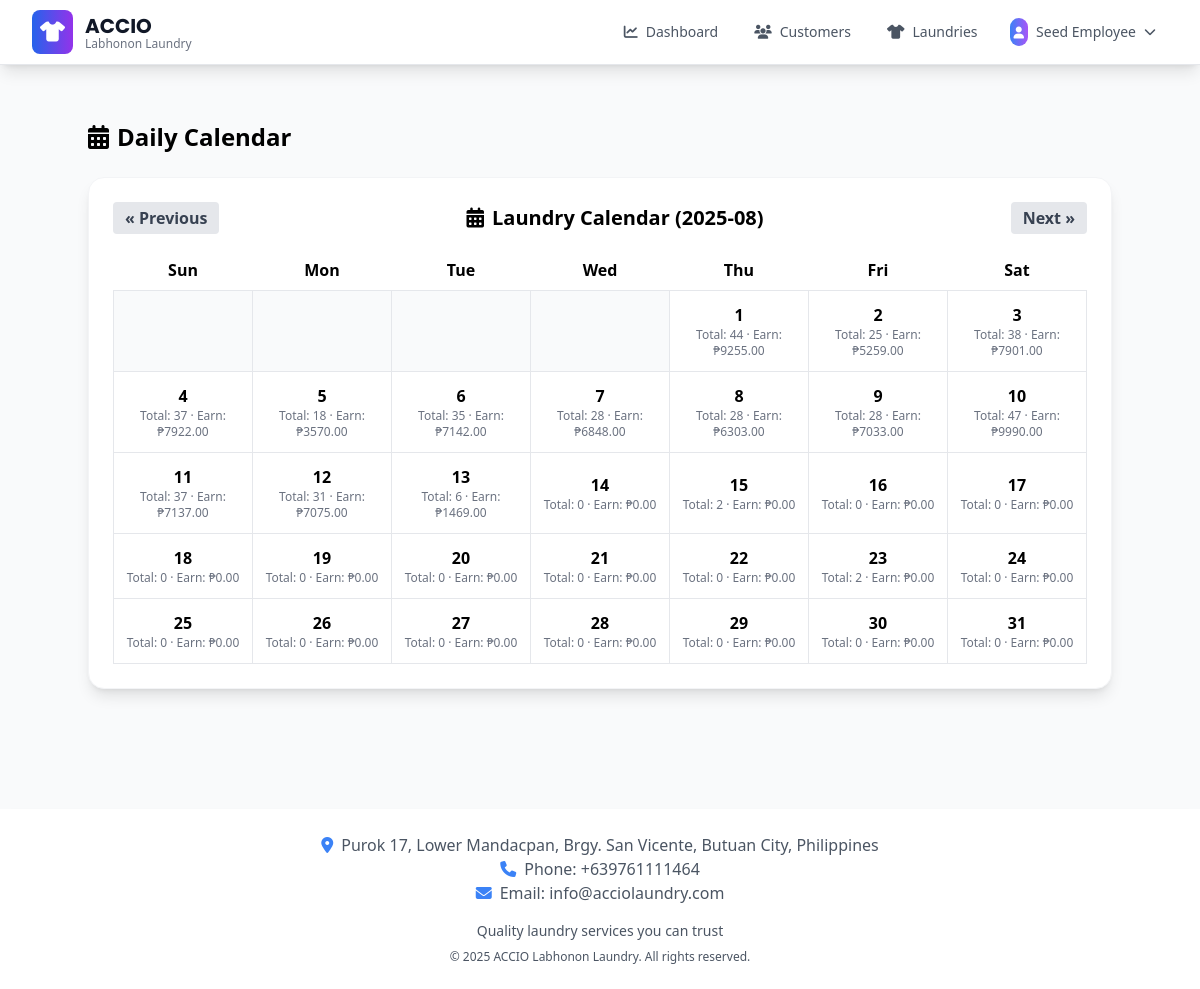
/daily-calendar (signed in), run on the app's committed database.
### app/models.py (models this page shows, shortened)
class BusinessSettings(db.Model):
    id = db.Column(db.Integer, primary_key=True)
    business_name = db.Column(db.String(200), default="ACCIO")
    business_tagline = db.Column(db.String(200), default="Labhonon Laundry")
    business_description = db.Column(
        db.Text, default="Professional laundry services with quality care"
    )
    phone = db.Column(db.String(50), default="+639761111464")
    email = db.Column(db.String(150), default="info@acciolaundry.com")
    address = db.Column(
        db.Text,
        default="Purok 17, Lower Mandacpan, Brgy. San Vicente, Butuan City, Philippines",
    )
    operating_hours = db.Column(db.Text, default="Monday - Sunday: 6:00 AM - 8:00 PM")
    footer_text = db.Column(db.Text, default="Quality laundry services you can trust")
    copyright_text = db.Column(
        db.String(200), default="© 2025 ACCIO Labhonon Laundry. All rights reserved."
    )
    facebook_url = db.Column(db.String(255))
    instagram_url = db.Column(db.String(255))
    website_url = db.Column(db.String(255))
    currency_symbol = db.Column(db.String(10), default="₱")
    date_format = db.Column(db.String(20), default="%B %d, %Y")
    timezone = db.Column(db.String(50), default="Asia/Manila")
    created_at = db.Column(db.DateTime, default=datetime.utcnow)
    updated_at = db.Column(
        db.DateTime, default=datetime.utcnow, onupdate=datetime.utcnow
    )
    updated_by = db.Column(db.Integer, db.ForeignKey("user.id"))
    updated_by_user = db.relationship("User", backref="business_settings_updates")
    @staticmethod
    def get_settings():
        settings = BusinessSettings.query.first()
        if not settings:
            settings = BusinessSettings()
            db.session.add(settings)
            db.session.commit()
        return settings

class User(db.Model, UserMixin):
    id = db.Column(db.Integer, primary_key=True)
    email = db.Column(db.String(150), unique=True)
    password = db.Column(db.String(150))
    full_name = db.Column(db.String(150))
    phone = db.Column(db.String(20))
    role = db.Column(
        db.String(20), default="user"
    )  # 'super_admin', 'admin', 'manager', 'user'
    is_active = db.Column(db.Boolean, default=True)
    must_change_password = db.Column(db.Boolean, default=False)
    date_created = db.Column(db.DateTime, default=datetime.utcnow)
    def is_admin(self):
        return self.role in ["admin", "super_admin"]

### app/views.py (the view)
@views.route("/daily-calendar")
@login_required
def daily_calendar():
    today = datetime.today()
    year = request.args.get("year", today.year, type=int)
    month = request.args.get("month", today.month, type=int)
    first_day = datetime(year, month, 1)
    if month == 12:
        next_month_dt = datetime(year + 1, 1, 1)
    else:
        next_month_dt = datetime(year, month + 1, 1)
    _last_day = next_month_dt - timedelta(days=1)
    daily_totals = (
        db.session.query(
            func.date(Laundry.date_received).label("day"),
            func.count(Laundry.laundry_id).label("total"),
        )
        .filter(
            Laundry.date_received >= first_day, Laundry.date_received < next_month_dt
        )
        .group_by(func.date(Laundry.date_received))
        .all()
    )
    totals_by_day = {str(day): total for day, total in daily_totals}
    daily_earnings = (
        db.session.query(
            func.date(Laundry.date_received).label("day"),
            func.coalesce(func.sum(Laundry.price), 0).label("earn"),
        )
        .filter(
            Laundry.date_received >= first_day,
            Laundry.date_received < next_month_dt,
            Laundry.status.in_(["Completed", "Ready for Pickup", "Picked Up"]),
        )
        .group_by(func.date(Laundry.date_received))
        .all()
    )
    earnings_by_day = {str(day): float(earn or 0) for day, earn in daily_earnings}
    import calendar
    cal = calendar.Calendar()
    month_days = cal.itermonthdays(year, month)
    month_grid = []
    week = []
    for day in month_days:
        if day == 0:
            week.append(None)
        else:
            date_str = f"{year}-{month:02d}-{day:02d}"
            week.append(
                {
                    "day": day,
                    "date": date_str,
                    "total": totals_by_day.get(date_str, 0),
                    "earn": earnings_by_day.get(date_str, 0),
                }
            )
        if len(week) == 7:
            month_grid.append(week)
            week = []
    if week:
        month_grid.append(week)
    if month == 1:
        prev_month = 12
        prev_year = year - 1
    else:
        prev_month = month - 1
        prev_year = year
    if month == 12:
        next_month = 1
        next_year = year + 1
    else:
        next_month = month + 1
        next_year = year
    return render_template(
        "daily_calendar.html",
        year=year,
        month=month,
        month_grid=month_grid,
        prev_month=prev_month,
        prev_year=prev_year,
        next_month=next_month,
        next_year=next_year,
    )

### app/__init__.py (called while the page is built)
@login_manager.user_loader
def load_user(id):
    from .models import User
    return User.query.get(int(id))

### app/templates/daily_calendar.html
{% extends 'base.html' %}
{% block content %}
<div class="container mx-auto py-8">
    <h1 class="text-2xl font-bold mb-6 flex items-center">
        <i class="fas fa-calendar-alt mr-2"></i> Daily Calendar
    </h1>
    <div class="bg-white rounded-2xl shadow-lg border border-gray-100 p-6 mb-8">
        <div class="flex justify-between items-center mb-4">
            <a href="?year={{ prev_year }}&month={{ '%02d' % prev_month }}" class="px-3 py-1 rounded bg-gray-200 hover:bg-gray-300 text-gray-700 font-semibold">&laquo; Previous</a>
            <h2 class="text-xl font-bold flex items-center">
                <i class="fas fa-calendar-alt mr-2"></i> Laundry Calendar ({{ year }}-{{ '%02d' % month }})
            </h2>
            <a href="?year={{ next_year }}&month={{ '%02d' % next_month }}" class="px-3 py-1 rounded bg-gray-200 hover:bg-gray-300 text-gray-700 font-semibold">Next &raquo;</a>
        </div>
        <table class="w-full text-center">
            <thead>
                <tr>
                    <th class="py-2">Sun</th>
                    <th>Mon</th>
                    <th>Tue</th>
                    <th>Wed</th>
                    <th>Thu</th>
                    <th>Fri</th>
                    <th>Sat</th>
                </tr>
            </thead>
            <tbody>
                {% for week in month_grid %}
                <tr>
                    {% for day in week %}
                        {% if day %}
                        <td class="border px-2 py-3">
                            <div class="font-bold">{{ day.day }}</div>
                            <div class="text-xs text-gray-500">
                                Total: {{ day.total }}
                                {% if day.earn is defined and day.earn %}
                                    &middot; Earn: ₱{{ "%.2f"|format(day.earn or 0) }}
                                {% else %}
                                    &middot; Earn: ₱{{ "%.2f"|format(0) }}
                                {% endif %}
                            </div>
                        </td>
                        {% else %}
                        <td class="border px-2 py-3 bg-gray-50"></td>
                        {% endif %}
                    {% endfor %}
                </tr>
                {% endfor %}
            </tbody>
        </table>
    </div>
</div>
{% endblock %}

### app/templates/base.html (shortened to what this page needs)
<!DOCTYPE html>
<html lang="en">
<head>
    <script src="https://cdn.tailwindcss.com"></script>
    <link rel="stylesheet" href="https://cdnjs.cloudflare.com/ajax/libs/font-awesome/6.4.0/css/all.min.css">
</head>
<body class="bg-gray-50 font-sans" data-authenticated="{% if current_user.is_authenticated %}true{% else %}false{% endif %}">
    <nav class="bg-white shadow-lg border-b border-gray-200 sticky top-0 left-0 w-full z-50">
        <div class="max-w-7xl mx-auto px-4 sm:px-6 lg:px-8">
            <div class="flex justify-between items-center h-16">
                <div class="flex items-center flex-shrink-0">
                    <div class="flex-shrink-0 flex items-center">
                        <div class="bg-gradient-to-r from-blue-600 to-purple-600 rounded-lg p-2 mr-3">
                            <i class="fas fa-tshirt text-white text-xl"></i>
                        </div>
                        <div>
                            <h1 class="brand-font text-xl font-bold text-gray-900">{{ business_settings.business_name }}</h1>
                            <p class="text-xs text-gray-500 -mt-1">{{ business_settings.business_tagline }}</p>
                        </div>
                    </div>
                </div>
                <div class="hidden md:flex items-center space-x-1 flex-1 justify-end">
                    {% if current_user.is_authenticated %}
                        <a href="{{ url_for('views.dashboard') }}" class="flex items-center px-4 py-2 rounded-lg text-sm font-medium transition-all duration-200 {% if request.endpoint == 'views.dashboard' %}bg-blue-50 text-blue-700 border border-blue-200{% else %}text-gray-600 hover:text-blue-700 hover:bg-blue-50{% endif %}">
                            <i class="fas fa-chart-line mr-2"></i>
                            Dashboard
                        </a>
                        <a href="{{ url_for('customer.list_customers') }}"
                           class="flex items-center px-4 py-2 rounded-lg text-sm font-medium transition-all duration-200
                                  {% if request.endpoint == 'customer.list_customers' %}
                                      bg-blue-50 text-blue-700 border border-blue-200
                                  {% else %}
                                      text-gray-600 hover:text-blue-700 hover:bg-blue-50
                                  {% endif %}">
                            <i class="fas fa-users mr-2"></i>
                            Customers
                        </a>
                        <a href="{{ url_for('laundry.list_laundries') }}"
                           class="flex items-center px-4 py-2 rounded-lg text-sm font-medium transition-all duration-200
                                  {% if request.endpoint == 'laundry.list_laundries' %}
                                      bg-blue-50 text-blue-700 border border-blue-200
                                  {% else %}
                                      text-gray-600 hover:text-blue-700 hover:bg-blue-50
                                  {% endif %}">
                            <i class="fas fa-tshirt mr-2"></i>
                            Laundries
                        </a>
                        <div class="relative ml-4 group">
                            <button class="flex items-center px-3 py-2 rounded-lg text-sm font-medium text-gray-600 hover:text-blue-700 hover:bg-blue-50 transition-all duration-200">
                                <div class="bg-gradient-to-r from-blue-500 to-purple-500 rounded-full p-1 mr-2">
                                    <i class="fas fa-user text-white text-xs"></i>
                                </div>
                                {{ current_user.full_name or current_user.email.split('@')[0] }}
                                <i class="fas fa-chevron-down ml-2 text-xs"></i>
                            </button>
                        </div>
                    {% endif %}
                </div>
            </div>
        </div>
    </nav>
    <main class="max-w-7xl mx-auto px-4 py-6">
        {% block content %}{% endblock %}
    </main>
    <footer class="bg-white shadow-lg mt-8">
        <div class="max-w-7xl mx-auto px-4 py-6">
            <div class="text-center text-gray-600">
                <p><i class="fas fa-map-marker-alt mr-2 text-blue-500"></i>{{ business_settings.address }}</p>
                <p><i class="fas fa-phone mr-2 text-blue-500"></i>Phone: {{ business_settings.phone }}</p>
                {% if business_settings.email %}
                <p><i class="fas fa-envelope mr-2 text-blue-500"></i>Email: {{ business_settings.email }}</p>
                {% endif %}
                <div class="mt-4">
                    <p class="text-sm">{{ business_settings.footer_text }}</p>
                    <p class="text-xs mt-2">{{ business_settings.copyright_text }}</p>
                </div>
            </div>
        </div>
    </footer>
</body>
</html>

### app/templates/base.html (style rules this page uses)
body { font-family: 'Inter', sans-serif; }
.brand-font { font-family: 'Poppins', sans-serif; }

### data on the page
BusinessSettings: business_name "ACCIO", business_tagline "Labhonon Laundry", address "Purok 17, Lower Mandacpan, Brgy. San Vicente, Butuan City, Philippines", phone "+639761111464", email "info@acciolaundry.com", footer_text "Quality laundry services you can trust", copyright_text "© 2025 ACCIO Labhonon Laundry. All rights reserved."
User: full_name "Seed Employee"

### other printed values
{{ year }} "2025"
{{ '%02d' % month }} "08"
{{ day.day }} "1" "2" "3" "4" "5" "6" "7" "8" "9" "10" "11" "12" "13" "14" "15" "16" "17" "18" "19" "20" "21" "22" "23" "24" "25" "26" "27" "28" "29" "30" "31"
{{ day.total }} "44" "25" "38" "37" "18" "35" "28" "28" "28" "47" "37" "31" "6" "0" "2" "0" "0" "0" "0" "0" "0" "0" "2" "0" "0" "0" "0" "0" "0" "0" "0"
{{ "%.2f"|format(day.earn or 0) }} "9255.00" "5259.00" "7901.00" "7922.00" "3570.00" "7142.00" "6848.00" "6303.00" "7033.00" "9990.00" "7137.00" "7075.00" "1469.00"
{{ "%.2f"|format(0) }} "0.00" "0.00" "0.00" "0.00" "0.00" "0.00" "0.00" "0.00" "0.00" "0.00" "0.00" "0.00" "0.00" "0.00" "0.00" "0.00" "0.00" "0.00"
